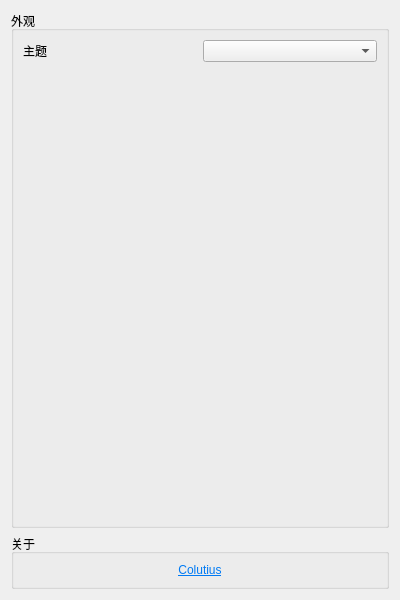
<?xml version="1.0" encoding="UTF-8"?>
<ui version="4.0">
 <class>Config</class>
 <widget class="QWidget" name="Config">
  <property name="geometry">
   <rect>
    <x>0</x>
    <y>0</y>
    <width>400</width>
    <height>600</height>
   </rect>
  </property>
  <property name="windowTitle">
   <string>Form</string>
  </property>
  <layout class="QGridLayout" name="gridLayout_3">
   <item row="0" column="0">
    <layout class="QVBoxLayout" name="verticalLayout">
     <item>
      <widget class="QGroupBox" name="groupBox">
       <property name="title">
        <string>外观</string>
       </property>
       <layout class="QGridLayout" name="gridLayout">
        <item row="0" column="0">
         <layout class="QHBoxLayout" name="horizontalLayout">
          <item>
           <widget class="QLabel" name="label">
            <property name="text">
             <string>主题</string>
            </property>
            <property name="alignment">
             <set>Qt::AlignLeading|Qt::AlignLeft|Qt::AlignVCenter</set>
            </property>
           </widget>
          </item>
          <item>
           <widget class="QComboBox" name="comboBox"/>
          </item>
         </layout>
        </item>
        <item row="1" column="0">
         <spacer name="verticalSpacer">
          <property name="orientation">
           <enum>Qt::Vertical</enum>
          </property>
          <property name="sizeHint" stdset="0">
           <size>
            <width>20</width>
            <height>40</height>
           </size>
          </property>
         </spacer>
        </item>
       </layout>
      </widget>
     </item>
     <item>
      <widget class="QGroupBox" name="groupBox_2">
       <property name="title">
        <string>关于</string>
       </property>
       <layout class="QGridLayout" name="gridLayout_2">
        <item row="0" column="0">
         <widget class="QLabel" name="label_2">
          <property name="text">
           <string>&lt;html&gt;&lt;head/&gt;&lt;body&gt;&lt;p&gt;&lt;a href=&quot;https://github.com/colutius/colutius&quot;&gt;&lt;span style=&quot; text-decoration: underline; color:#007af4;&quot;&gt;Colutius&lt;/span&gt;&lt;/a&gt;&lt;/p&gt;&lt;/body&gt;&lt;/html&gt;</string>
          </property>
          <property name="alignment">
           <set>Qt::AlignCenter</set>
          </property>
          <property name="openExternalLinks">
           <bool>true</bool>
          </property>
         </widget>
        </item>
       </layout>
      </widget>
     </item>
    </layout>
   </item>
  </layout>
 </widget>
 <resources/>
 <connections/>
</ui>
